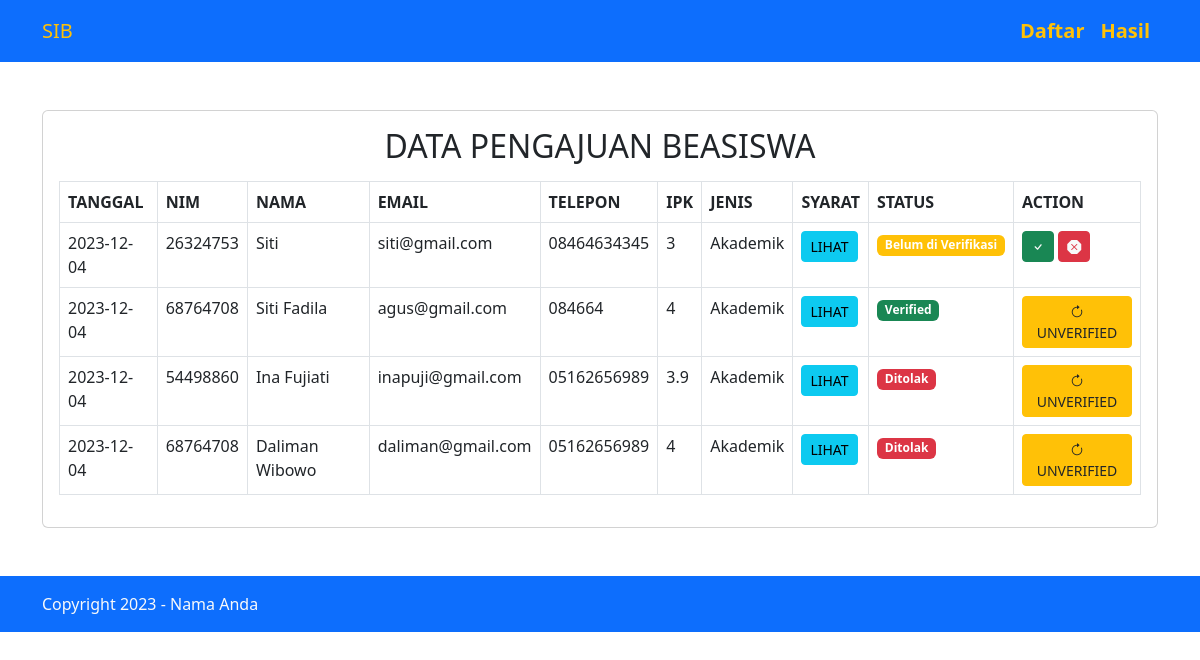
The page /data_beasiswa.php on the database its author committed.
### tables this page shows
CREATE TABLE IF NOT EXISTS `beasiswa` (
  `id` bigint(20) unsigned NOT NULL AUTO_INCREMENT,
  `tgl` date NOT NULL,
  `nim` varchar(255) NOT NULL,
  `nama` varchar(255) NOT NULL,
  `email` varchar(255) NOT NULL,
  `telp` varchar(255) NOT NULL,
  `semester` int(11) NOT NULL,
  `ipk` double(8,2) NOT NULL,
  `jenis` varchar(255) NOT NULL,
  `syarat` varchar(255) NOT NULL,
  `status` int(11) NOT NULL,
  PRIMARY KEY (`id`)
);

### data_beasiswa.php (the view, shortened to what this page needs)
<!DOCTYPE html>
<html lang="en">
<head>
    <link rel="stylesheet" href="assets/css/bootstrap.min.css">
    <link rel="stylesheet" href="https://cdn.jsdelivr.net/npm/bootstrap-icons@1.11.2/font/bootstrap-icons.min.css">
</head>
<body>
    <header class="bg-primary">
        <div class="container">
            <nav class="navbar navbar-expand-sm navbar-dark bg-primary">
                <a class="navbar-brand text-warning fs-5 fw-b" href="#">SIB</a>
                <div class="collapse navbar-collapse" id="collapsibleNavId">
                    <ul class="navbar-nav ms-auto mt-2 mt-lg-0">
                        <li class="nav-item">
                            <a class="nav-link fw-bold fs-5 text-warning" href="index.php">Daftar</a>
                        </li>
                        <li class="nav-item">
                            <a class="nav-link fw-bold fs-5 text-warning" href="data_beasiswa.php">Hasil</a>
                        </li>
                    </ul>
                </div>
            </nav>
        </div>
    </header>
    <main class="py-5">
        <div class="container">
            <div class="card">
                <div class="card-body">
                    <h2 class="text-center mb-3">DATA PENGAJUAN BEASISWA</h2>
                    <table class="table table-bordered">
                        <thead>
                            <tr>
                                <th>TANGGAL</th>
                                <th>NIM</th>
                                <th>NAMA</th>
                                <th>EMAIL</th>
                                <th>TELEPON</th>
                                <th>IPK</th>
                                <th>JENIS</th>
                                <th>SYARAT</th>
                                <th>STATUS</th>
                                <th>ACTION</th>
                            </tr>
                        </thead>
                        <tbody>
                            <?php
                                include "libs/koneksi.php";
                                $sql = "SELECT * FROM beasiswa";
                                $cmd = $conn->prepare($sql);
                                $cmd->execute();
                                $dtBeasiswa = $cmd->fetchAll();
                                foreach($dtBeasiswa as $rsBeasiswa){
                            ?>
                            <tr>
                                <td><?= $rsBeasiswa["tgl"] ?></td>
                                <td><?= $rsBeasiswa["nim"] ?></td>
                                <td><?= $rsBeasiswa["nama"] ?></td>
                                <td><?= $rsBeasiswa["email"] ?></td>
                                <td><?= $rsBeasiswa["telp"] ?></td>
                                <td><?= $rsBeasiswa["ipk"] ?></td>
                                <td><?= $rsBeasiswa["jenis"] ?></td>
                                <td>
                                    <a class="btn btn-sm btn-info" href="syarat/<?= $rsBeasiswa["syarat"] ?>">LIHAT</a>
                                </td>
                                <td>
                                    <span class="badge bg-<?= ($rsBeasiswa["status"]==0 ? "warning" : ($rsBeasiswa["status"]==1 ?"success" : "danger")) ?>"><?= ($rsBeasiswa["status"]==0 ? "Belum di Verifikasi" : ($rsBeasiswa["status"]==1 ? "Verified" : "Ditolak")) ?></span>
                                </td>
                                <td>
                                    <?php if($rsBeasiswa["status"]==0){ ?>
                                        <a class="btn btn-success btn-sm text-light" href="update_status.php?status=1&id=<?= $rsBeasiswa["id"] ?>"><i class="bi bi-check"></i></a>
                                        <a class="btn btn-danger btn-sm text-light" href="update_status.php?status=2&id=<?= $rsBeasiswa["id"] ?>"><i class="bi bi-x-octagon-fill"></i></a>
                                    <?php } else { ?>
                                        <a class="btn btn-warning btn-sm text-dark" href="update_status.php?status=0&id=<?= $rsBeasiswa["id"] ?>"><i class="bi bi-arrow-clockwise"></i> UNVERIFIED</a>
                                    <?php } ?>
                                </td>
                            <?php
                                }
                            ?>
                            </tr>
                        </tbody>
                    </table>
                </div>
            </div>
        </div>
    </main>
    <footer class="bg-primary">
        <div class="container">
            <p class="py-3 text-light">Copyright <?php echo date("Y") ?> - Nama Anda</p>
        </div>
    </footer>
</body>
</html>

### rows shown on the page
beasiswa: tgl "2023-12-04", nim "26324753", nama "Siti", email "siti@gmail.com", telp "08464634345", ipk "3", jenis "Akademik", status "Belum di Verifikasi"
beasiswa: tgl "2023-12-04", nim "68764708", nama "Siti Fadila", email "agus@gmail.com", telp "084664", ipk "4", jenis "Akademik", status "Verified"
beasiswa: tgl "2023-12-04", nim "54498860", nama "Ina Fujiati", email "inapuji@gmail.com", telp "05162656989", ipk "3.9", jenis "Akademik", status "Ditolak"
beasiswa: tgl "2023-12-04", nim "68764708", nama "Daliman Wibowo", email "daliman@gmail.com", telp "05162656989", ipk "4", jenis "Akademik", status "Ditolak"
